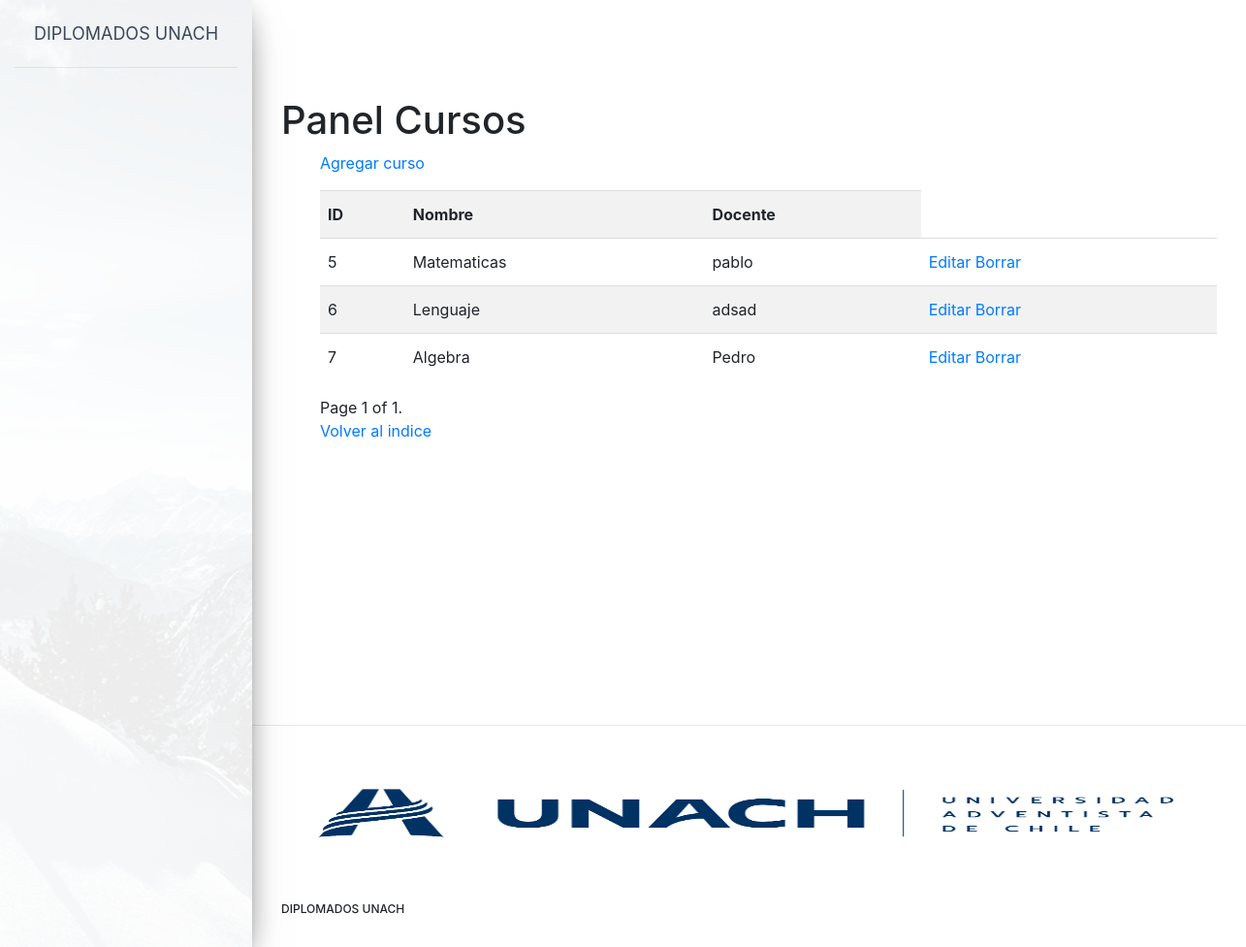
Screenshot of /artemis/panel_cursos.html with the database file from the repository.
### artemis/models.py (models this page shows, shortened)
class Cursos(models.Model):
    id = models.AutoField(primary_key=True)
    nombre_curso = models.CharField(max_length=20)
    docente = models.ForeignKey(Docentes, on_delete=models.CASCADE)

class Docentes(models.Model):
    rut_docente = models.CharField(primary_key=True,max_length=20)
    nombre_docente = models.CharField(max_length=20)
    apellido_docente = models.CharField(max_length=20)
    profesion_docente = models.ForeignKey(Profesiones,on_delete=models.CASCADE)
    num_tel_docente = models.IntegerField()
    def __str__(self):
        return self.nombre_docente

### artemis/views.py (the view)
# urls.py: path('panel_cursos.html',panel_cursos.as_view(),name = 'panel_cursos'),
class panel_cursos(ListView):
    context_object_name = 'panel_cursos'
    template_name = 'panel_cursos.html'
    paginate_by = 10
    queryset = Cursos.objects.all()
    def get_context_data(self, **kwargs):
        context = super(panel_cursos, self).get_context_data(**kwargs)
        context['Cursos'] = Cursos.objects.all()
        return context

### artemis/templates/panel_cursos.html (shortened to what this page needs)
{% extends "base.html" %}
{% block content %}
<head>
   <link rel="stylesheet" href="https://stackpath.bootstrapcdn.com/bootstrap/4.1.3/css/bootstrap.min.css">
   {% load crispy_forms_tags %}
</head>
<h1>Panel Cursos</h1>
<ul>
<p>
    <a href="{% url "artemis:new_curso" %}">Agregar curso</a>
</p>
<div class="table-responsive">
    <table class="table table-striped">
        <th>ID</th>
        <th>Nombre </th>
        <th>Docente </th>
{% for Cursos in object_list %}
  <tr>
    <td>{{ Cursos.id }} </td>
    <td>{{ Cursos.nombre_curso }} </td>
    <td>{{ Cursos.docente }} </td>
    <td><a href="{% url "artemis:edit_curso" Cursos.pk %}">Editar</a> <a href="{% url "artemis:delete_curso" Cursos.pk %}">Borrar</a></td> </td>
  </tr>
{% endfor %}
    </table>
    <div class="pagination">
        <span class="step-links">
            <span class="current">
                Page {{ page_obj.number }} of {{ page_obj.paginator.num_pages }}.
            </span>
        </span>
    </div>
    <p>
        <a href="{% url "artemis:index" %}">Volver al indice</a>
    </p>
</ul>
{%endblock content%}

### rows the page displays
Cursos: id "5", nombre_curso "Matematicas", docente "pablo"
Cursos: id "6", nombre_curso "Lenguaje", docente "adsad"
Cursos: id "7", nombre_curso "Algebra", docente "Pedro"

### other values shown
{{ page_obj.number }} "1"
{{ page_obj.paginator.num_pages }} "1"
